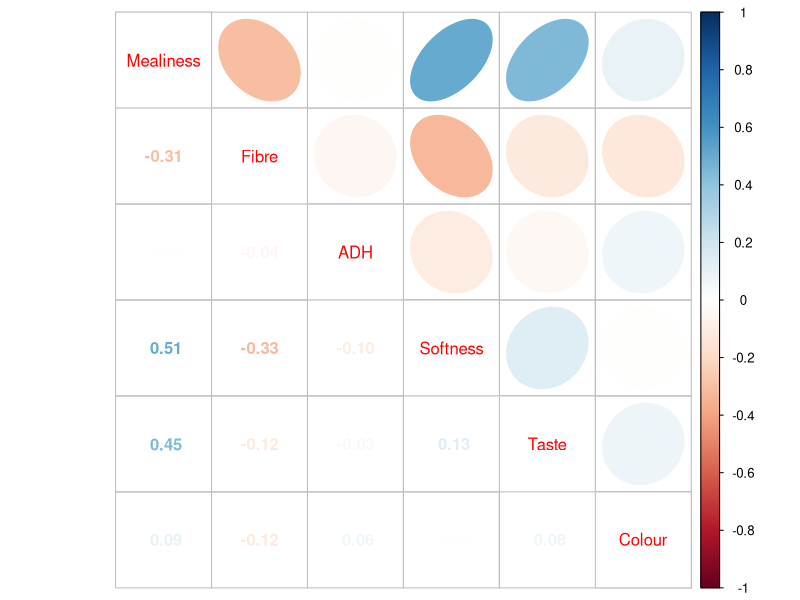
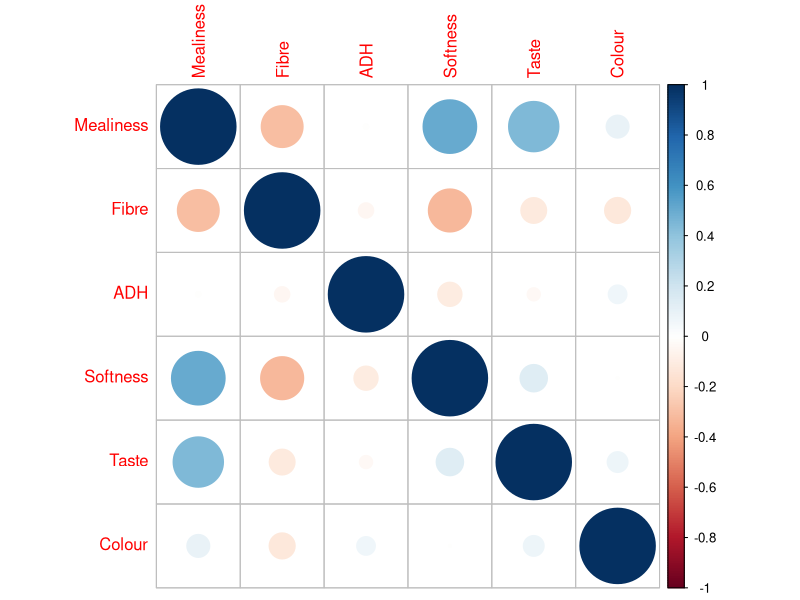

These charts were generated, in order, by the following R code:

# Correlation matrix ------------------------------------------------------

library(corrplot)
library(tidyverse)
library(readxl)

dat <- read_excel('Copy of Sensory Data for Bayesian Analysis.xlsx')
M=cor(dat[,4:9])
ord=corrMatOrder(M,order='AOE')
M2=M[ord,ord]


corrplot.mixed(M,upper = 'ellipse',lower = 'number')





corrplot(M,upper = 'ellipse',lower = 'number')
